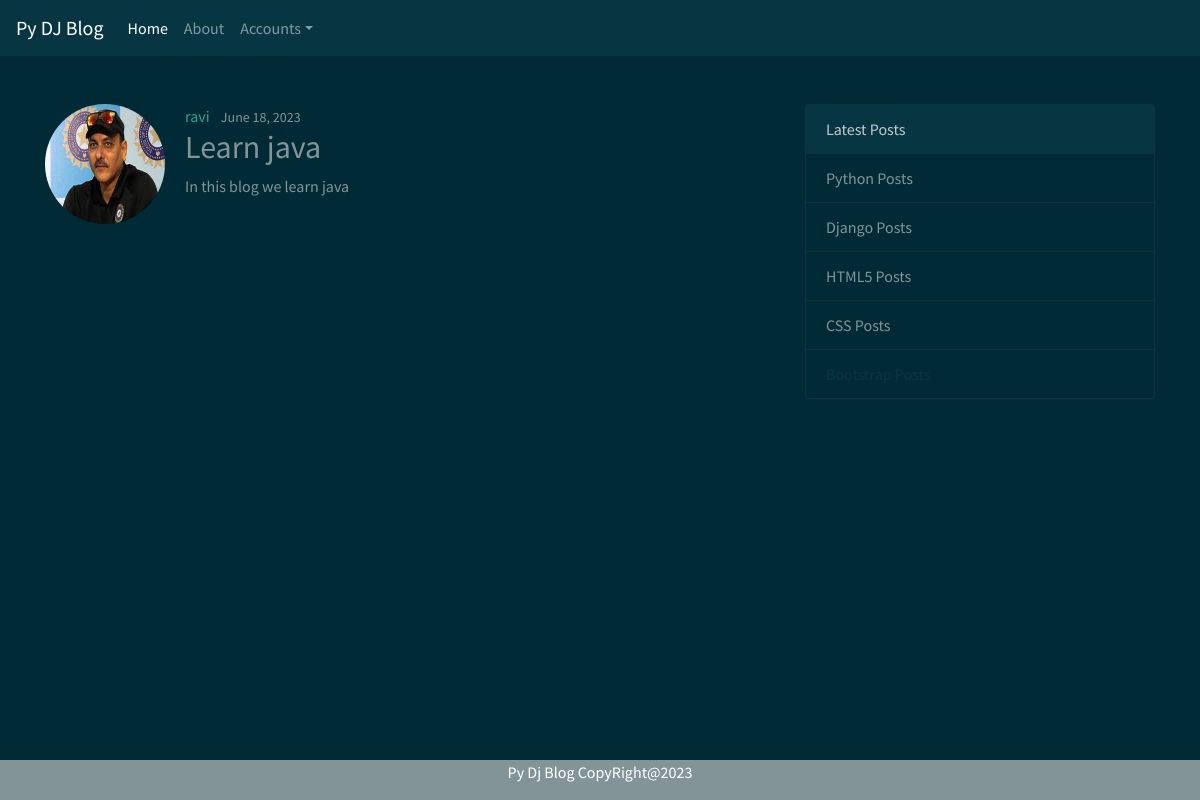
The page /post/5 on the database its author committed.
### blog/models.py (models this page shows, shortened)
class Post(models.Model):
    title = models.CharField(max_length= 100)
    content = models.TextField()
    date_posted = models.DateTimeField(default= timezone.now)
    author = models.ForeignKey(User,on_delete= models.CASCADE)

### user/models.py (models this page shows, shortened)
class Profile(models.Model):
    user = models.OneToOneField(User, on_delete=models.CASCADE)
    image = models.ImageField(default='profile_pics/default.jpg', upload_to='profile_pics')
    mobile_regex = RegexValidator(regex=r'^\+?1?\d{9,15}$', message="Mobile number must be entered in the format: '+999999999'. Up to 15 digits allowed.")
    mobile = models.CharField(validators=[mobile_regex], max_length=17,default="+91***********")

### blog/views.py (the view)
# urls.py: path('post/<int:pk>',views.PostDetailView.as_view(),name="post-detail"),
class PostDetailView(DetailView):
    model = Post
    template_name = 'post_detail.html'

### blog/templates/post_detail.html (shortened to what this page needs)
{% extends 'base.html' %}
{% block content %}
<article class="media content-section">
    <img class="rounded-circle article-img" style="width: 120px; height: 120px ; margin-right: 20px;" src="{{ object.author.profile.image.url }}">
    <div class="media-body">
        <div class="article-metadata">
            <a class="mr-2" href="#">{{ object.author }}</a>
            <small class="text-muted">{{ object.date_posted|date:"F d, Y" }}</small>
        </div>
        <h2 class="article-title">{{ object.title }}</h2>
        <p class="article-content">{{ object.content }}</p>
    </div>
</article>
{% endblock %}

### rows shown on the page
Post: author.profile.image (picture), author "ravi", date_posted "June 18, 2023", title "Learn java", content "In this blog we learn java"
